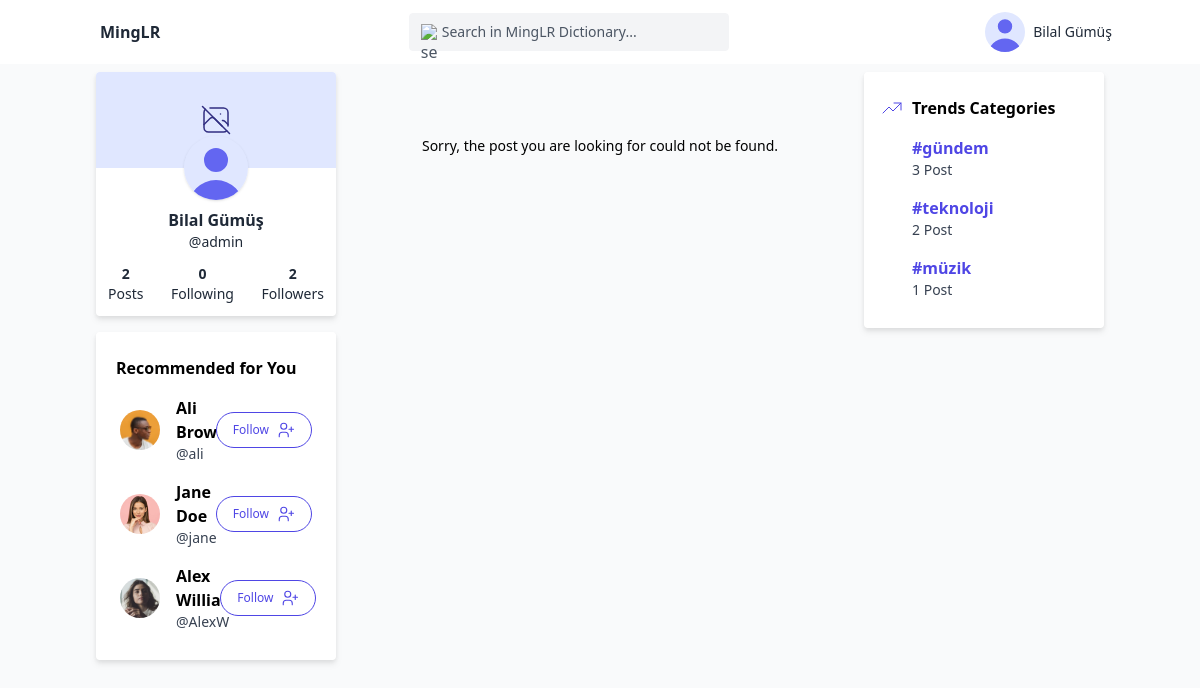
The page /pages/post.php (signed in) on the database its author committed.
### tables this page shows
CREATE TABLE `users` (
  `id` int(11) NOT NULL,
  `username` varchar(255) NOT NULL,
  `first_name` varchar(50) NOT NULL,
  `last_name` varchar(50) NOT NULL,
  `email` varchar(255) NOT NULL,
  `password` varchar(255) NOT NULL,
  `profile_picture` varchar(50) NOT NULL DEFAULT 'default',
  `banner_picture` varchar(50) NOT NULL DEFAULT 'default',
  `role_id` int(11) NOT NULL DEFAULT 3,
  `user_date` timestamp NOT NULL DEFAULT current_timestamp() ON UPDATE current_timestamp()
);

CREATE TABLE `category` (
  `category_id` int(11) NOT NULL,
  `category_title` varchar(50) NOT NULL
);

### components/left-bar/components/recomended-user.php (the view, shortened to what this page needs)
<div class="bg-white drop-shadow-md rounded px-4 py-6">
    <span class="text-base font-semibold ml-1">Recommended for You</span>
    <div class="flex flex-col gap-2 mt-3">
        <?php
        $recomendedUserQuery = "SELECT * FROM users WHERE NOT id IN(SELECT receiver_id FROM user_follow WHERE sender_id = ?) AND id != ? LIMIT 3;";
        $stmt = $link->prepare($recomendedUserQuery);
        $stmt->bind_param("ii", $_SESSION["id"], $_SESSION["id"]);
        $stmt->execute();
        $all_recomended_user = $stmt->get_result();
        if (!($all_recomended_user->num_rows < 1)) {
            while ($row = $all_recomended_user->fetch_assoc()) { ?>
                <a href="profile.php?user_id=<?php echo $row["id"] ?>" class="flex justify-between items-center gap-4 hover:bg-indigo-50 px-2">
                    <div class="flex justify-between items-center gap-4">
                        <?php if ($row["profile_picture"] == "default") { ?>
                            <div class="relative w-10 h-10 overflow-hidden bg-indigo-100 rounded-full">
                                <svg class="absolute w-12 h-12 text-indigo-500 -left-1" fill="currentColor" viewBox="0 0 20 20" xmlns="http://www.w3.org/2000/svg">
                                    <path fill-rule="evenodd" d="M10 9a3 3 0 100-6 3 3 0 000 6zm-7 9a7 7 0 1114 0H3z" clip-rule="evenodd"></path>
                                </svg>
                            </div>
                        <?php
                        } else { ?>
                            <img class="rounded-full h-10 w-10 object-cover" src="../assets/images/user/profile/<?php echo $row["profile_picture"]; ?>" alt="avatar" />
                        <?php } ?>
                        <div class="flex flex-col py-1">
                            <span class="text-base font-semibold"><?php echo $row["first_name"] . " " . $row["last_name"]; ?></span>
                            <span class="text-gray-700 text-sm">@<?php echo $row["username"]; ?></span>
                        </div>
                    </div>
                    <div>
                        <form method="POST">
                            <button name="follow_recomended_user" type="submit" class="border border-indigo-600 text-indigo-600 bg-white hover:text-white hover:bg-indigo-600 flex gap-2 items-center transition duration-150 ease-in-out rounded-full py-2 px-4 text-xs focus:outline-none focus:ring-2 focus:ring-offset-2 focus:ring-indigo-600">
                                <span>Follow</span>
                            </button>
                        </form>
                    </div>
                </a>
            <?php }
        } else { ?>
            <div class="pb-2 pt-8 text-sm text-center">Hmm. It looks like you are following everyone.</div>
        <?php } ?>
    </div>
</div>

### components/header.php (shortened to what this page needs)
<div class="h-full w-full">
    <nav class="w-full mx-auto bg-white">
        <div class="container justify-between h-16 flex items-center lg:items-stretch mx-auto">
            <div class="h-full flex items-center">
                <div aria-label="Home" role="img" class="mr-10 flex items-center">
                    <a href="/social2/social/pages/index.php">
                        <h3 class="text-base text-gray-800 font-bold tracking-normal leading-tight ml-0 md:ml-3 lg:block">MingLR</h3>
                    </a>
                </div>
            </div>
            <div class="pr-12 h-full flex items-center">
                <div class="relative w-full">
                    <div class="text-gray-600 absolute ml-3 inset-0 m-auto w-4 h-4">
                        <img src="https://tuk-cdn.s3.amazonaws.com/can-uploader/light_with_Grey_background-svg3.svg" alt="search">
                    </div>
                    <input class="border border-gray-100 focus:outline-none focus:border-indigo-700 w-full md:w-80 rounded text-sm text-gray-500 placeholder-gray-600 bg-gray-100 pl-8 py-2" type="text" placeholder="Search in MingLR Dictionary..." />
                </div>
            </div>
            <div class="h-full flex items-center justify-end">
                <div class="w-full h-full flex items-center">
                    <?php
                    if (isset($_SESSION["loggedin"]) && $_SESSION["loggedin"] === true) {
                        $user_id = $_SESSION["id"];
                        $userQuery = "SELECT * FROM users WHERE id = ?";
                        $stmt = $link->prepare($userQuery);
                        $stmt->bind_param("i", $user_id);
                        $stmt->execute();
                        $result = $stmt->get_result();
                        $user_data = $result->fetch_assoc();
                    ?>
                        <div class="w-full h-full flex">
                            <div x-data="{
                                open: false,
                                toggle() {
                                    if (this.open) {
                                        return this.close()
                                    }
                                    this.$refs.button.focus()
                                    this.open = true
                                },
                                close(focusAfter) {
                                    if (! this.open) return
                                    this.open = false
                                    focusAfter && focusAfter.focus()
                                }
                            }" x-on:keydown.escape.prevent.stop="close($refs.button)" x-on:focusin.window="! $refs.panel.contains($event.target) && close()" x-id="['dropdown-button']" class="cursor-pointer w-full flex items-center justify-end relative">
                                <button x-ref="button" x-on:click="toggle()" :aria-expanded="open" :aria-controls="$id('dropdown-button')" type="button" class="focus:outline-none rounded flex items-center">
                                    <?php if ($user_data["profile_picture"] == "default") { ?>
                                        <div class="relative w-10 h-10 overflow-hidden bg-indigo-100 rounded-full">
                                            <svg class="absolute w-12 h-12 text-indigo-500 -left-1" fill="currentColor" viewBox="0 0 20 20" xmlns="http://www.w3.org/2000/svg">
                                                <path fill-rule="evenodd" d="M10 9a3 3 0 100-6 3 3 0 000 6zm-7 9a7 7 0 1114 0H3z" clip-rule="evenodd"></path>
                                            </svg>
                                        </div>
                                    <?php
                                    } else { ?>
                                        <img class="rounded-full h-10 w-10 object-cover" src="../assets/images/user/profile/<?php echo $user_data["profile_picture"]; ?>" alt="avatar" />
                                    <?php } ?>
                                    <p class="text-gray-800 text-sm ml-2 hidden sm:block"><?php echo $user_data["first_name"] . " " . $user_data["last_name"]; ?></p>
                                </button>
                            </div>
                        </div>
                    <?php } ?>
                </div>
            </div>
        </div>
    </nav>
</div>

### components/left-bar/components/user-card.php (shortened to what this page needs)
<div class="bg-white drop-shadow-md rounded">
    <div class="relative h-24 mb-10">
        <?php if ($userData["banner_picture"] == "default") { ?>
            <div class="w-full h-full absolute rounded-t bg-indigo-100 flex justify-center items-center text-indigo-900">
            </div>
        <?php } else { ?>
            <img src="../assets/images/user/banner/<?php echo $userData["banner_picture"]; ?>" alt="" class="w-full h-full object-cover absolute shadow rounded-t" />
        <?php } ?>
        <a href="profile.php?user_id=<?php echo $userData["id"]; ?>">
            <div class="w-16 h-16 rounded-full bg-cover bg-center bg-no-repeat absolute left-1/2 -translate-x-1/2 bottom-0 -mb-8 shadow flex items-center justify-center">
                <?php if ($userData["profile_picture"] == "default") { ?>
                    <div class="relative w-16 h-16 overflow-hidden bg-indigo-100 rounded-full">
                        <svg class="absolute text-indigo-500 w-20 h-20 -left-2" fill="currentColor" viewBox="0 0 20 20" xmlns="http://www.w3.org/2000/svg">
                            <path fill-rule="evenodd" d="M10 9a3 3 0 100-6 3 3 0 000 6zm-7 9a7 7 0 1114 0H3z" clip-rule="evenodd"></path>
                        </svg>
                    </div>
                <?php } else { ?>
                    <img src="../assets/images/user/profile/<?php echo $userData["profile_picture"]; ?>" alt="" class="absolute z-0 h-full w-full object-cover rounded-full shadow top-0 left-0 bottom-0 right-0" />
                <?php } ?>
            </div>
        </a>
    </div>
    <div class="text-center">
        <h3 class="text-base text-gray-800 font-bold"><?php echo $userData["first_name"] . " " . $userData["last_name"]; ?></h3>
        <p class="text-sm text-gray-800">@<?php echo $userData["username"]; ?></p>
    </div>
    <div class="flex justify-between p-3">
        <?php
        $postCountQuery = "SELECT COUNT(*) as total_post_count FROM post INNER JOIN users ON users.id = post.user_id WHERE users.id = ?;";
        $stmt = $link->prepare($postCountQuery);
        $stmt->bind_param("i", $user_id);
        $stmt->execute();
        $result = $stmt->get_result();
        $postCount = $result->fetch_assoc();
        $followingCountQuery = "SELECT COUNT(*) as total_following_count FROM user_follow WHERE user_follow.sender_id = ?;";
        $stmt = $link->prepare($followingCountQuery);
        $stmt->bind_param("i", $user_id);
        $stmt->execute();
        $result = $stmt->get_result();
        $followingCount = $result->fetch_assoc();
        $followerCountQuery = "SELECT COUNT(*) as total_follower_count FROM user_follow WHERE user_follow.receiver_id = ?;";
        $stmt = $link->prepare($followerCountQuery);
        $stmt->bind_param("i", $user_id);
        $stmt->execute();
        $result = $stmt->get_result();
        $followerCount = $result->fetch_assoc();
        ?>
        <div class="flex flex-col text-center">
            <h3 class="text-sm text-gray-800 font-bold"><?php echo $postCount["total_post_count"]; ?></h3>
            <p class="text-sm text-gray-800">Posts</p>
        </div>
        <div class="flex flex-col text-center">
            <h3 class="text-sm text-gray-800 font-bold"><?php echo $followingCount["total_following_count"]; ?></h3>
            <p class="text-sm text-gray-800">Following</p>
        </div>
        <div class="flex flex-col text-center">
            <h3 class="text-sm text-gray-800 font-bold"><?php echo $followerCount["total_follower_count"]; ?></h3>
            <p class="text-sm text-gray-800">Followers</p>
        </div>
    </div>
</div>

### components/right-bar/components/trend-card.php (shortened to what this page needs)
<?php function TrendCard($trendData, $title)
{ ?>
    <div class="bg-white drop-shadow-md rounded px-4 py-6">
        <div class="flex gap-2">
            <span class="text-base font-semibold"><?php echo $title; ?></span>
        </div>
        <div class="flex flex-col gap-2 mt-3">
            <?php
            while ($row = $trendData->fetch_assoc()) {
            ?>
                <a href="?category_id=<?php echo $row["category_id"]; ?>" class="flex flex-col py-1 pl-8 hover:bg-indigo-50">
                    <span class="text-indigo-600 text-base font-semibold">#<?php echo $row["category_title"]; ?></span>
                    <span class="text-gray-700 text-sm"><?php echo $row["COUNT(post_id)"]; ?> Post</span>
                </a>
            <?php }
            ?>
        </div>
    </div>
<?php } ?>

### rows shown on the page
users: first_name "Bilal", last_name "Gümüş", username "admin"
users: profile_picture (picture), first_name "Ali", last_name "Brown", username "ali"
users: profile_picture (picture), first_name "Jane", last_name "Doe", username "jane"
users: profile_picture (picture), first_name "Alex", last_name "Williams", username "AlexW"
category: category_title "gündem", COUNT "3"
category: category_title "teknoloji", COUNT "2"
category: category_title "müzik", COUNT "1"

### other values the page prints
$postCount["total_post_count"] "2"
$followingCount["total_following_count"] "0"
$followerCount["total_follower_count"] "2"
$title "Trends Categories"
